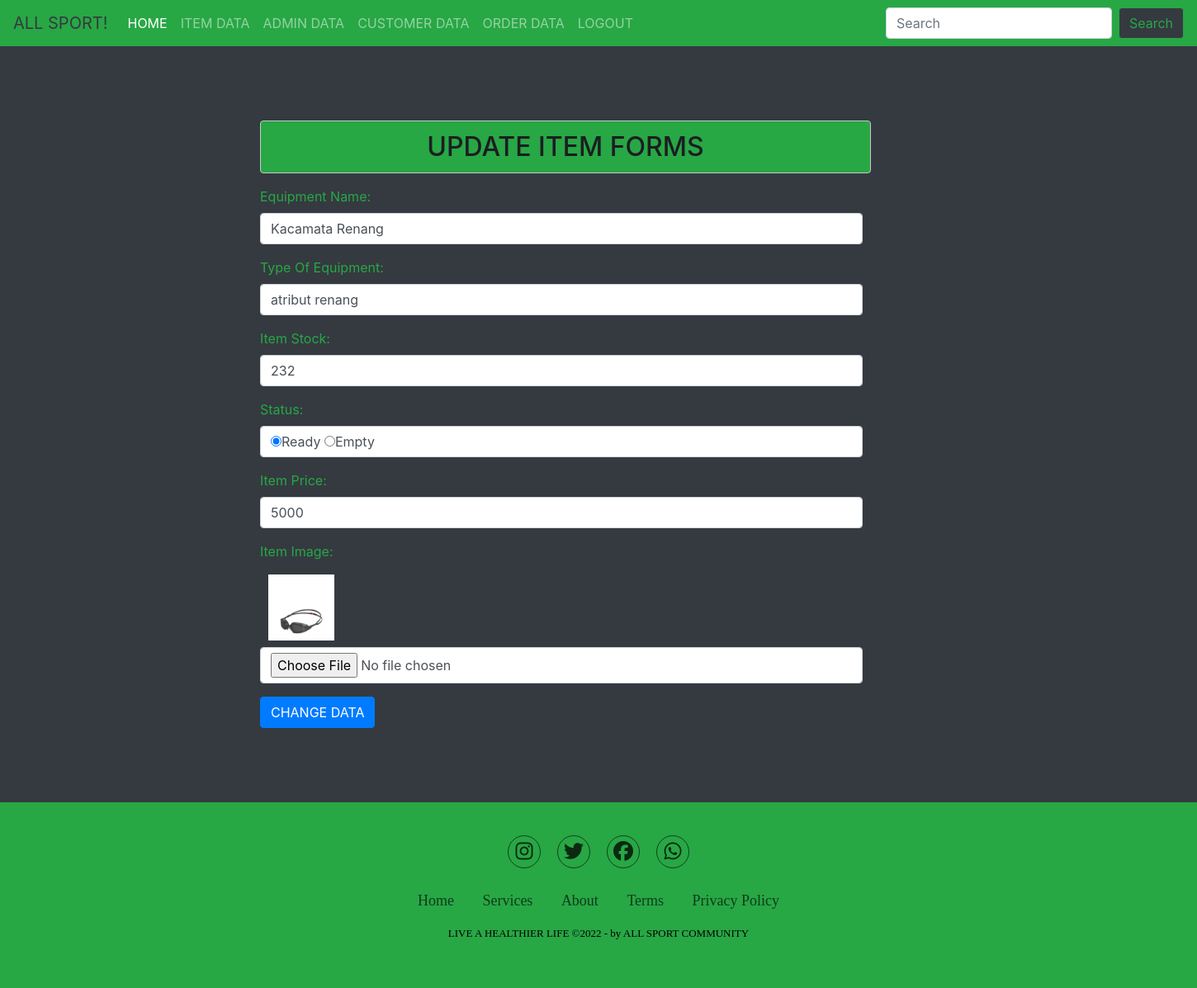
/update_barang.php?id_barang=140 (signed in), run on the app's committed database.
### tables this page shows
CREATE TABLE `goods` (
  `id_barang` int(5) NOT NULL,
  `nama_barang` varchar(30) NOT NULL,
  `jenis_barang` varchar(30) NOT NULL,
  `stok_barang` int(5) NOT NULL,
  `status_barang` enum('ready','tidak') DEFAULT NULL,
  `harga_barang` int(20) NOT NULL,
  `gambar` varchar(100) NOT NULL,
  `tanggal` datetime NOT NULL
);

### update_barang.php (the view, shortened to what this page needs)
<?php
include('koneksi.php');
?>
<!DOCTYPE html>
<html lang="en">
<head>
  <link rel="stylesheet" href="https://cdn.jsdelivr.net/npm/bootstrap@4.0.0/dist/css/bootstrap.min.css">
  <link rel="stylesheet" href="style.css">
  <link rel="stylesheet" href="forms1.css">
  <link rel="stylesheet" href="https://cdnjs.cloudflare.com/ajax/libs/font-awesome/6.2.0/css/all.min.css" />
  <link href="//netdna.bootstrapcdn.com/font-awesome/3.2.1/css/font-awesome.css" rel="stylesheet">
</head>
<body>
  <nav class="navbar navbar-expand-lg navbar-dark bg-success">
    <a class="navbar-brand text-dark" href="#">ALL SPORT!</a>
    <div class="collapse navbar-collapse" id="navbarSupportedContent">
      <ul class="navbar-nav mr-auto">
        <li class="nav-item active">
        <a class="nav-link" href="home.php">HOME <span class="sr-only">(current)</span></a>
        </li>
        <li class="nav-item">
            <a class="nav-link" href="tampilan_barang.php">ITEM DATA</a>
        </li>
        <li class="nav-item">
          <a class="nav-link" href="data_admin.php">ADMIN DATA</a>
        </li>
        <li class="nav-item">
          <a class="nav-link" href="data_pembeli.php">CUSTOMER DATA</a>
        </li>
        <li class="nav-item">
            <a class="nav-link" href="data_pesanan.php">ORDER DATA</a>
        </li>
        <li class="nav-item">
          <a class="nav-link" href="logout.php">LOGOUT</a>
        </li>
      </ul>
      <form class="form-inline my-2 my-lg-0">
      <input type="text" name="keyword" class="form-control mr-sm-2"  placeholder="Search" aria-label="Search">
          <button name="cari" class="btn btn-outline-success my-2 my-sm-0 bg-dark" type="submit">Search</button>
      </form>
    </div>
  </nav>
  <div class="container" style="margin: 90px 300px;">
        <h2 class="alert alert-dark text-center mt-5 col-md-8" style="background-color: #28a745">UPDATE ITEM FORMS</h2>
        <form action="" method="POST" enctype="multipart/form-data">
        <?php
            $tampil = mysqli_query($koneksi, "SELECT * FROM goods WHERE id_barang = '" . $_GET['id_barang'] . "'");
            if (mysqli_num_rows($tampil) > 0) {
                while ($row = mysqli_fetch_array($tampil)) {
        ?>
             <div class="form-group">
                <div class="row">
                    <div class="col-md-8 text-success">
                        <label for="nama_barang">Equipment Name:</label>
                        <input type="text" name="nama_barang" value="<?php echo $row['nama_barang']; ?>"  class="form-control" placeholder="Enter Equipment Name">
                    </div>
                </div>
            </div>
            <div class="form-group">
                <div class="row">
                    <div class="col-md-8 text-success">
                        <label for="jenis_barang">Type Of Equipment:</label>
                        <input type="text" name="jenis_barang" value="<?php echo $row['jenis_barang']; ?>" class="form-control" placeholder="Enter Type Of Equipment">
                    </div>
                </div>
            </div>
            <div class="form-group">
                <div class="row">
                    <div class="col-md-8 text-success">
                        <label for="stok_barang">Item Stock:</label>
                        <input type="number" name="stok_barang" value="<?php echo $row['stok_barang']; ?>" class="form-control" placeholder="Enter Stock Item">
                    </div>
                </div>
            </div>
            <div class="form-group text-success">
                <label for="status_barang">Status: </label>
                <div class="row">
                    <div class="col-md-8 text-success">
                      <div class="form-control">
                        <input type="radio" name="status_barang"  value="ready" <?php if($row['status_barang'] == "ready")echo "checked"?> >Ready
                        <input type="radio" name="status_barang" value="tidak" <?php if($row['status_barang'] == "tidak")echo "checked"?>>Empty
                      </div>
                    </div>
                </div>
            </div>
            <div class="form-group">
                <div class="row">
                    <div class="col-md-8 text-success">
                        <label for="harga_barang">Item Price:</label>
                        <input type="number" name="harga_barang" value="<?php echo $row['harga_barang']; ?>" class="form-control" placeholder="Enter Item Price">
                    </div>
                </div>
            </div>
            <div class="form-group">
                <div class="row">
                    <div class="gambar col-md-8 text-success">
                        <label for="gambar">Item Image:</label><br>
                        <img class="gambar" style="margin: 8px 10px;" src="<?php echo $row['gambar']; ?>" height="80px" alt="" srcset="">
                        <br>
                        <input type="file" name="gambar" class="form-control">
                    </div>
                </div>
            </div>
            <?php
                }
            }
            ?>
            <button type="submit" name="submit" value="update"  class="btn btn-primary">CHANGE DATA</button>
        </form>
    </div>
  <section class="footer" style="background-color: #28a745">
    <div class="social">
      <a href="https://www.instagram.com/metanocrzrt_/"><i class="fab fa-instagram"></i></a>
      <a href="https://twitter.com/jokowi"><i class="fab fa-twitter"></i></a>
      <a href="https://id-id.facebook.com/Jokowi/"><i class="fab fa-facebook"></i></a>
      <a href="https://wa.me/6282150808102"> <i class="fab fa-whatsapp"></i> </a>
    </div>
    <ul class="list">
      <li>
        <a href="#">Home</a>
      </li>
      <li>
        <a href="#">Services</a>
      </li>
      <li>
        <a href="#">About</a>
      </li>
      <li>
        <a href="#">Terms</a>
      </li>
      <li>
        <a href="#">Privacy Policy</a>
      </li>
    </ul>
    <p class="copyright">
      LIVE A HEALTHIER LIFE &copy;2022 - by ALL SPORT COMMUNITY
    </p>
  </section>
</body>
</html>

### style.css (style rules this page uses)
* { box-sizing: border-box; margin: 0; padding: 0; }
body { background-color: white; color: black; }
.navbar { margin-bottom: 25px; }
.text-center { background-color:#28a745; }
.footer { font-family:'Sege UI'; font-weight: 400; background-color:#28a745; padding: 40px 0; }
.footer .social { text-align: center; padding-bottom: 25px; color: #000000; }
.footer .social a { font-size: 24px; color: inherit; border: 1px solid rgba(0, 0, 0, 0.8); width: 40px; height: 40px; line-height: 38px; display: inline-block; text-align: center; border-radius: 50%; margin: 0 8px; opacity: 0.75; }
.footer ul { margin-top:0; padding: 0; list-style: none; font-size: 18px; line-height: 1.6; margin-bottom: 0; text-align: center; }
.footer ul li a { color:rgba(0, 0, 0, 0.8) ; text-decoration: none; opacity: 0.8; }
.footer ul li { display: inline-block; padding: 0 15px; }
.footer .copyright { margin-top: 15px; text-align: center; font-size: 13px; color: #000000; }

### forms1.css (style rules this page uses)
body { background-color: #343a40; }
.container { margin: 90px 300px; }

### data on the page
goods: nama_barang "Kacamata Renang", jenis_barang "atribut renang", stok_barang "232", status_barang "☑", harga_barang "5000", gambar (picture)
